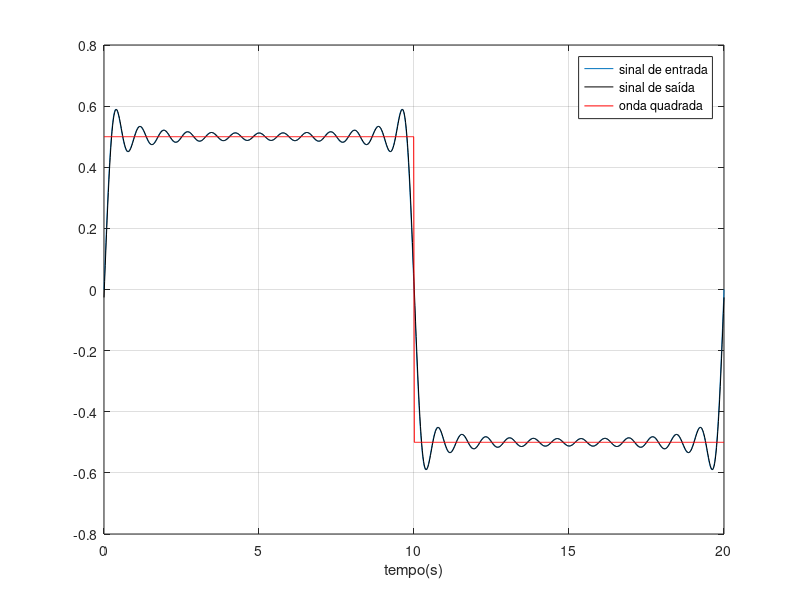
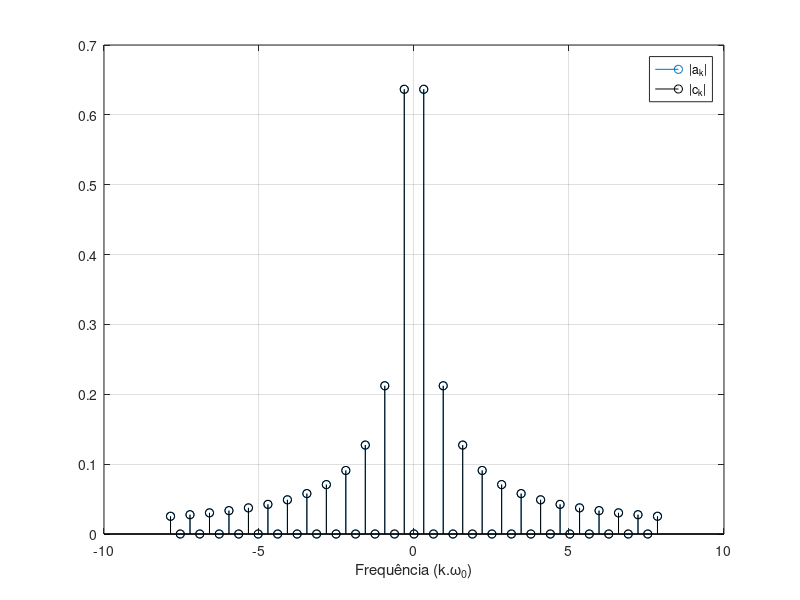
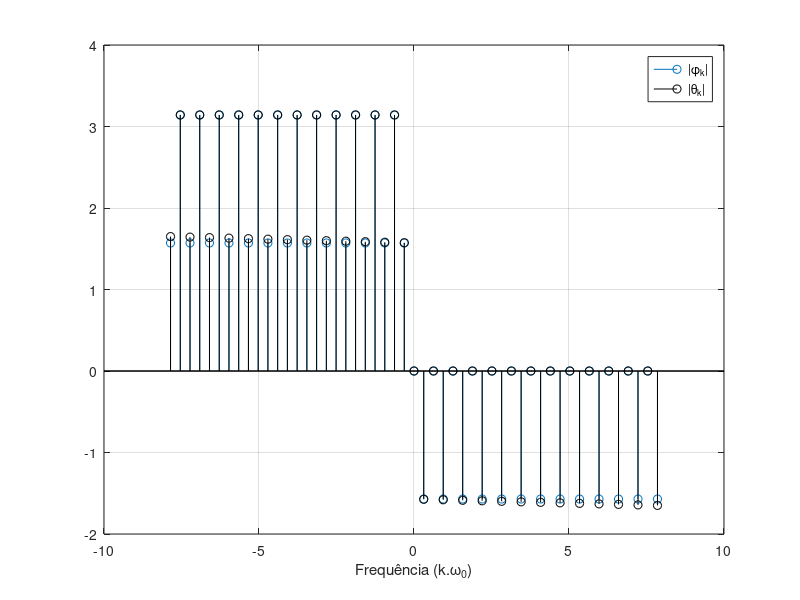

MATLAB code to generate these figures, in order:
%UNIVERSIDADE FEDERAL DE SANTA CATARINA - UFSC
%CENTRO TECNOLÓGICO - CTC
%DEPARTAMENTO DE ENGENHARIA ELÉTRICA E ELETRÔNICA
%GUSTAVO SIMAS & ANDRÉ MATTOS

%SIMULACAO DE SINAL ONDA QUADRADA POR SERIE DE FOURIER FILTRADA POR
%CIRCUITO RC

clear all, close all, clc
N = 51;% número de harmonicas (impar)
T = 20; % Período
t = linspace(0,T,1000); %vetor de tempos
x = 0;y = 0;l = 0;
tau = 0.01;
for k = -((N-1)/2):((N-1)/2)
 l = l + 1;
 if k ~= 0
 y = y + (1/(1+j*k*(2*pi/T)*tau))*(1-cos(k*pi))*exp(j*k*2*pi*t/T)/(j*k*pi); %sinal de saída
 x = x + (1-cos(k*pi))*exp(j*k*2*pi*t/T)/(j*k*pi); %sinal de entrada
 ak(l) = (1-cos(k*pi))./(j*k*pi); %coeficientes da série de Fourier do sinal de entrada
 ck(l) = (1/(1+j*k*(2*pi/T)*tau))*(1-cos(k*pi))./(j*k*pi);%coeficientes da série de Fourier do sinal de saída
 end
 if k == 0, y = 0; x = 0; ak(l) = 0; ck(l) = 0; end
end
xn=0.5*[ones(1,500) -ones(1,500)];
k = -((N-1)/2):((N-1)/2);
kw=k*2*pi/T; %vetor de frequências
figure(1),plot(t,real(x),t,real(y),'k',t,xn,'r')
hleg1 = legend('sinal de entrada','sinal de saída','onda quadrada');
xlabel('tempo(s)')
grid on
figure(2), stem(kw,abs(ak))
hold on
stem(kw,abs(ck),'k')
hold off
hleg1 = legend('|a_k|','|c_k|');
xlabel('Frequência (k.\omega_0)')
grid on
figure(3), stem(kw,angle(ak))
hold on
stem(kw,angle(ck),'k')
hold off
hleg1 = legend('|\phi_k|','|\theta_k|');
xlabel('Frequência (k.\omega_0)')
grid on


